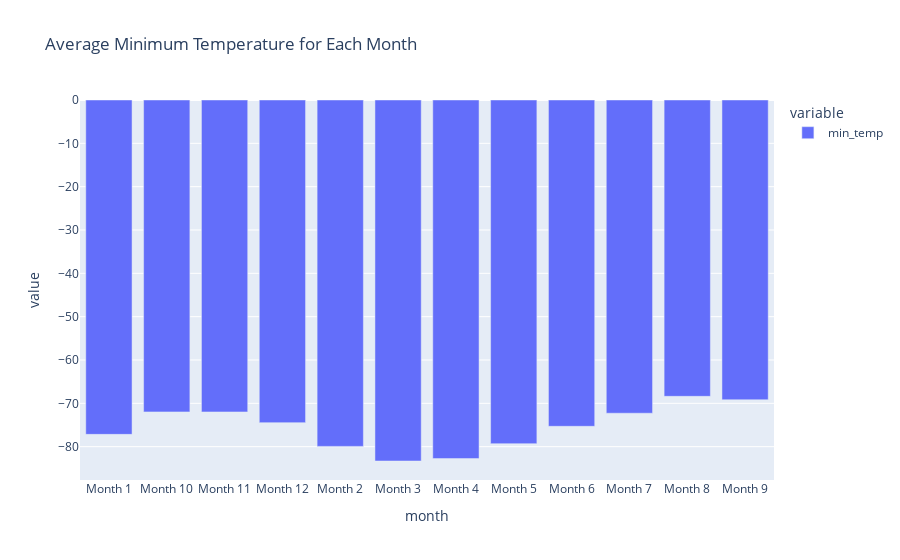

Notebook code cell kept with this figure:
### Code cell
# Plot a bar chart of the average min_temp by month
px.bar(avg_min_temp, title="Average Minimum Temperature for Each Month")

### Figure 1 — Plotly figure (JSON) as saved in the notebook; plotly's stock layout.template omitted (floating-point values rounded to 4 significant figures)
{"data": [{"alignmentgroup": "True", "hovertemplate": "variable=min_temp<br>month=%{x}<br>value=%{y}<extra></extra>", "legendgroup": "min_temp", "marker": {"color": "#636efa", "pattern": {"shape": ""}}, "name": "min_temp", "offsetgroup": "min_temp", "orientation": "v", "showlegend": true, "textposition": "auto", "type": "bar", "x": ["Month 1", "Month 10", "Month 11", "Month 12", "Month 2", "Month 3", "Month 4", "Month 5", "Month 6", "Month 7", "Month 8", "Month 9"], "xaxis": "x", "y": [-77.16, -71.98, -71.99, -74.45, -79.93, -83.31, -82.75, -79.31, -75.3, -72.28, -68.38, -69.17], "yaxis": "y"}], "layout": {"autosize": true, "barmode": "relative", "legend": {"title": {"text": "variable"}, "tracegroupgap": 0}, "title": {"text": "Average Minimum Temperature for Each Month"}, "xaxis": {"anchor": "y", "autorange": true, "domain": [0, 1], "range": [-0.5, 11.5], "title": {"text": "month"}, "type": "category"}, "yaxis": {"anchor": "x", "autorange": true, "domain": [0, 1], "range": [-87.69, 0], "title": {"text": "value"}, "type": "linear"}}}
